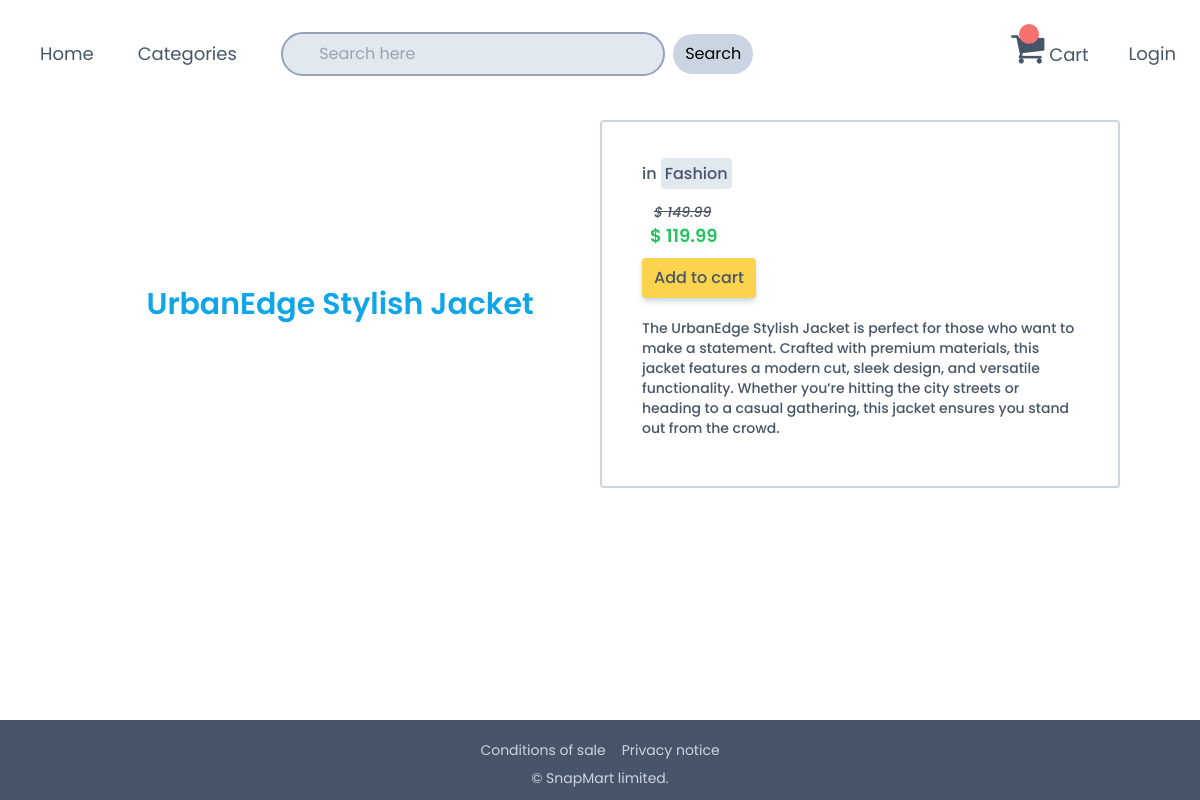
Page /product/6 on the committed database.
### shop/models.py (models this page shows, shortened)
class Product(models.Model):
    name = models.CharField( max_length = 255)
    description = models.TextField()
    price = models.FloatField()
    discount_price = models.FloatField()
    category = models.CharField( max_length = 200)
    image = models.CharField( max_length = 300)

### shop/views.py (the view)
# urls.py: path('product/<int:id>', views.detail, name= 'detail'),
def detail( request, id):
    product = Product.objects.get(id= id)
    return render( request, 'detail.html', {'item':product})

### shop/templates/detail.html (shortened to what this page needs)
{% extends 'master.html' %}
{% block content %}
    <div class=" md:grid grid-cols-2 mx-20 mt-4 items-center justify-center">
        <div class=" mx-auto">
            <h3 class=" text-3xl py-2 my-2 text-sky-500 font-semibold">
            {{ item.name}}
           </h3>
        </div>
        <div class="item-card border-2 border-slate-300 my-2  p-10 text-wrap font-medium rounded
                    text-slate-600 mx-auto ">
                <p class=" pb-4 "> in <span class="bg-slate-200 p-1 rounded">{{ item.category }}</span> </p>
                <p class="px-2 line-through ml-1 text-sm text-gray-600 "> <i> &#36 {{ item.price }} </i> </p>
                <p class="px-2 mb-2 text-green-500 text-lg font-semibold ">  &#36 {{ item.discount_price }}  </p>
                <div class="flex gap-5 *:shadow-md *:shadow-slate-300  ">
                    <button type="button" value="{{item.id}}" class="addtocart bg-amber-300 p-2  px-3 rounded
                            transition delay-75 hover:bg-amber-400 hover:scale-105">
                        Add to cart
                    </button>
                </div>
                <p class=" py-2 mt-3 text-sm"> {{ item.description }} </p>
        </div>
    </div>
{% endblock %}

### shop/templates/master.html (style rules this page uses)
body { font-family: "Poppins", sans-serif; }

### rows in the picture
Product: name "UrbanEdge Stylish Jacket", category "Fashion", price "149.99", discount_price "119.99", description "The UrbanEdge Stylish Jacket is perfect for those who want to make a statement. Crafted with premium materials, this jacket features a modern cut, sleek design, and versatile functionality. Whether you’re hitting the city streets or heading to a casual gathering, this jacket ensures you stand out from the crowd."
